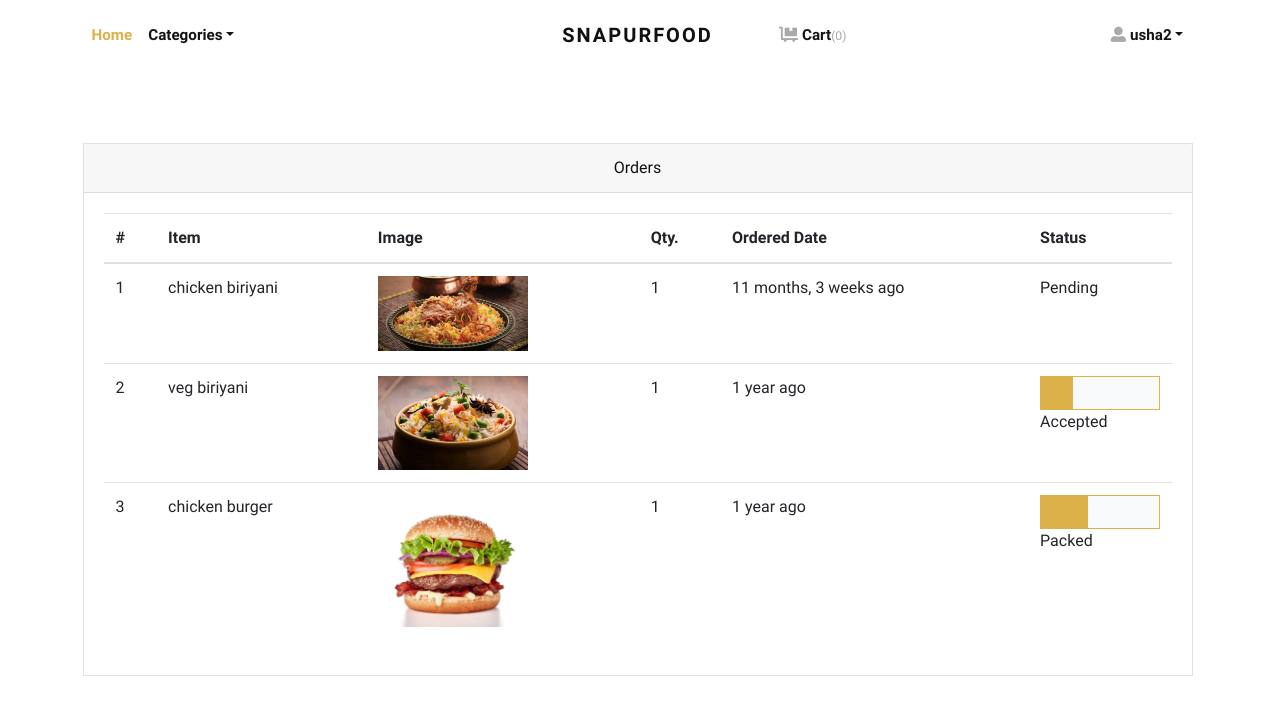
/orders/ (signed in), run on the app's committed database.
### foodapp/models.py (models this page shows, shortened)
class Order(models.Model):
    user = models.ForeignKey(User, verbose_name="User", on_delete=models.CASCADE)
    address = models.ForeignKey(Address, verbose_name="Shipping Address", on_delete=models.CASCADE)
    product = models.ForeignKey(Product, verbose_name="Product", on_delete=models.CASCADE)
    quantity = models.PositiveIntegerField(verbose_name="Quantity")
    ordered_date = models.DateTimeField(auto_now_add=True, verbose_name="Ordered Date")
    status = models.CharField(
        choices=STATUS_CHOICES,
        max_length=50,
        default="Pending"
        )

class Product(models.Model):
    title = models.CharField(max_length=150, verbose_name="Product Title")
    slug = models.SlugField(max_length=160, verbose_name="Product Slug")
    short_description = models.TextField(verbose_name="Short Description")
    detail_description = models.TextField(blank=True, null=True, verbose_name="Detail Description")
    product_image = models.ImageField(upload_to='product', blank=True, null=True, verbose_name="Product Image")
    price = models.DecimalField(max_digits=8, decimal_places=2)
    category = models.ForeignKey(Category, verbose_name="Product Categoy", on_delete=models.CASCADE)
    is_active = models.BooleanField(verbose_name="Is Active?")
    created_at = models.DateTimeField(auto_now_add=True, verbose_name="Created Date")
    updated_at = models.DateTimeField(auto_now=True, verbose_name="Updated Date")
    class Meta:
        verbose_name_plural = 'Products'
        ordering = ('-created_at', )

### foodapp/views.py (the view)
# urls.py: path('orders/', views.orders, name="orders"),
@login_required
def orders(request):
    all_orders = Order.objects.filter(user=request.user).order_by('-ordered_date')
    return render(request, 'foodapp/orders.html', {'orders': all_orders})

### foodapp/context_preprocessors.py (called while the page is built)
def store_menu(request):
    categories = Category.objects.filter(is_active=True)
    context = {
        'categories_menu': categories,
    }
    return context

def cart_menu(request):
    if request.user.is_authenticated:
        cart_items= Cart.objects.filter(user=request.user)
        context = {
            'cart_items': cart_items,
        }
    else:
        context = {}
    return context

### templates/foodapp/orders.html (shortened to what this page needs)
{% extends 'base.html' %}
{% load static %}
{% load humanize %}
    {% block content %}
      <div class="container py-5">
        <div class="row">
          <div class="col-lg-12">
            <div class="card mb-4" id="tables">
              <div class="card-header text-center">Orders</div>
              <div class="card-body">
                <table class="table table-hover">
                  <thead>
                    <tr>
                      <th>#</th>
                      <th>Item</th>
                      <th>Image</th>
                      <th>Qty.</th>
                      <th>Ordered Date</th>
                      <th>Status</th>
                    </tr>
                  </thead>
                  <tbody>
                    {% if orders %}
                    {% for order in orders %}
                    <tr>
                      <td>{{forloop.counter}}</td>
                      <td>{{order.product.title}}</td>
                      <td>
                        {% if order.product.product_image %}
                          <img src="{{order.product.product_image.url}}" alt="{{order.product.product_ttile}}" style="width:150px;">
                        {% endif %}
                      </td>
                      <td>{{order.quantity}}</td>
                      <td>{{order.ordered_date|naturaltime}}</td>
                      <td>
                        {% if order.status == 'Accepted' %}
                        <div class="bg-light border border-primary">
                            <div class="p-3 bg-primary" style="width:0;"></div>
                        </div>
                        {% endif %}
                        {% if order.status == 'Packed' %}
                        <div class="bg-light border border-primary">
                            <div class="p-3 bg-primary" style="width:40%;"></div>
                        </div>
                        {% endif %}
                        {{order.status}}
                      </td>
                    </tr>
                    {% endfor %}
                    {% endif %}
                  </tbody>
                </table>
              </div>
            </div>
          </div>
        </div>
      </div>
{% endblock content %}

### templates/base.html (shortened to what this page needs)
{% load static %}
<!DOCTYPE html>
<html>
  <head>
    <link rel="stylesheet" href="{% static 'vendor/bootstrap/css/bootstrap.min.css' %}">
    <link rel="stylesheet" href="{% static 'vendor/lightbox2/css/lightbox.min.css' %}">
    <link rel="stylesheet" href="{% static 'vendor/bootstrap-select/css/bootstrap-select.min.css' %}">
    <link rel="stylesheet" href="{% static 'vendor/owl.carousel2/assets/owl.carousel.min.css' %}">
    <link rel="stylesheet" href="{% static 'vendor/owl.carousel2/assets/owl.theme.default.css' %}">
    <link rel="stylesheet" href="{% static 'css/style.default.css' %}" id="theme-stylesheet">
    <link rel="stylesheet" href="{% static 'css/custom.css' %}">
  </head>
  <body>
    <div class="page-holder">
      {% include 'navbar.html' %}<br>
      {% block content %}
      {% endblock content %}
      {% include 'scripts.html' %}

### templates/navbar.html (shortened to what this page needs)
{% load static %}
      <header class="header bg-white">
        <div class="container px-0 px-lg-3">
          <nav class="navbar navbar-expand-lg navbar-light py-3 px-lg-0"><a class="navbar-brand" href="{% url 'foodapp:home' %}"><span class="font-weight-bold text-uppercase text-dark">SNAPURFOOD</span></a>
            <div class="collapse navbar-collapse" id="navbarSupportedContent">
              <ul class="navbar-nav mr-auto">
                <li class="nav-item">
                  <a class="nav-link active" href="{% url 'foodapp:home' %}">Home</a>
                </li>
                <li class="nav-item dropdown"><a class="nav-link dropdown-toggle" id="pagesDropdown" href="#" data-toggle="dropdown" aria-haspopup="true" aria-expanded="false">Categories</a>
                </li>
                <li class="nav-item">
                  <a class="nav-link" href="{% url 'foodapp:reservations' %}"></a>
                </li>
                <li class="nav-item">
                  <a class="nav-link" href="{% url 'foodapp:home' %}"></a>
                </li>
              </ul>
              <ul class="navbar-nav ml-auto">
                {% if request.user.is_authenticated %}
                  <li class="nav-item"><a class="nav-link" href="{% url 'foodapp:cart' %}"> <i class="fas fa-dolly-flatbed mr-1 text-gray"></i>Cart<small class="text-gray">({{cart_items.count}})</small></a></li>
                {% endif %}
              </ul>
              {% if request.user.is_authenticated %}
              <ul class="navbar-nav ml-auto">
                    <li class="nav-item dropdown"><a class="nav-link dropdown-toggle" id="pagesDropdown" href="#" data-toggle="dropdown" aria-haspopup="true" aria-expanded="false"><i class="fas fa-user-alt mr-1 text-gray"></i>{{user.username}}</a></a>
                  </li>
                  {% else %}
                    <li class="nav-item"><a class="nav-link" href="{% url 'foodapp:login' %}">Login</a></li>
                    <li class="nav-item"><a class="nav-link" href="{% url 'foodapp:register' %}">Create Account</a></li>
                  {% endif %}
                </ul>
            </div>
          </nav>
        </div>
      </header>

### templates/scripts.html (shortened to what this page needs)
{% load static %}
      <link rel="stylesheet" href="https://use.fontawesome.com/releases/v5.7.1/css/all.css">
    </div>
  </body>
</html>

### foodproj/static/css/style.default.css (style rules this page uses)
.text-gray { color: #aaa !important; }
.navbar { position: relative; }
@media (min-width: 992px) { .navbar-brand { position: absolute; top: 50%; left: 50%; -webkit-transform: translate(-50%, -50%); transform: translate(-50%, -50%); } }
.text-uppercase { text-transform: uppercase; letter-spacing: 0.1em; }
.border { border: 1px solid #dee2e6 !important; }
.border-primary { border-color: #dcb14a !important; }
.navbar { padding: 0.5rem 1rem; }
.navbar-brand { display: inline-block; padding-top: 0.3125rem; padding-bottom: 0.3125rem; margin-right: 1rem; font-size: 1.25rem; }
.navbar-light .navbar-brand { color: #dcb14a; }
.navbar-light .navbar-nav .nav-link { color: rgba(17, 17, 17, 0.99); font-weight: 800; font-size: 0.95rem; transition: all 0.3s; }
.navbar-light .navbar-nav .show > .nav-link, .navbar-light .navbar-nav .active > .nav-link, .navbar-light .navbar-nav .nav-link.show, .navbar-light .navbar-nav .nav-link.active { color: #dcb14a; }
body { font-family: "Libre Franklin", sans-serif; font-size: 1rem; font-weight: 400; line-height: 1.5; color: #111111; background-color: #fff; }
a { color: #dcb14a; text-decoration: none; }
small, .small { font-size: 80%; font-weight: 400; }
.bg-primary { background-color: #dcb14a !important; }
.bg-light { background-color: #f8f9fa !important; }
.text-dark { color: #111111 !important; }
.nav-link { padding: 0.5rem 1rem; }
.card { background-color: #fff; border: 1px solid rgba(17, 17, 17, 0.125); border-radius: 0; }
.card-body { padding: 1.25rem; }
.card-header { padding: 0.75rem 1.25rem; background-color: rgba(17, 17, 17, 0.03); border-bottom: 1px solid rgba(17, 17, 17, 0.125); }
.card-header:first-child { border-radius: calc(0 - 1px) calc(0 - 1px) 0 0; }

### data on the page
Order: product "chicken biriyani", product.product_image (picture), quantity "1", ordered_date "11 months, 3 weeks ago", status "Pending"
Order: product "veg biriyani", product.product_image (picture), quantity "1", ordered_date "1 year ago", status "Accepted"
Order: product "chicken burger", product.product_image (picture), quantity "1", ordered_date "1 year ago", status "Packed"

### other printed values
{{ cart_items.count }} "0"
{{ user.username }} "usha2"
